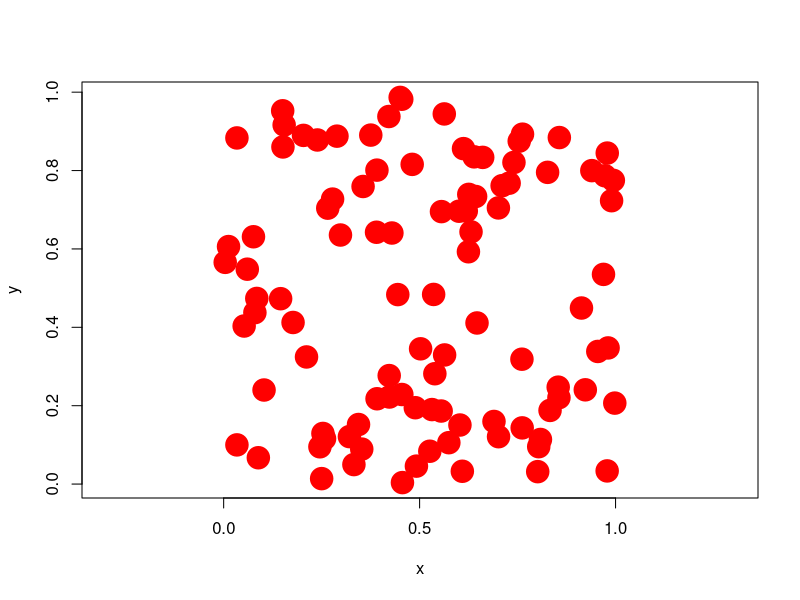
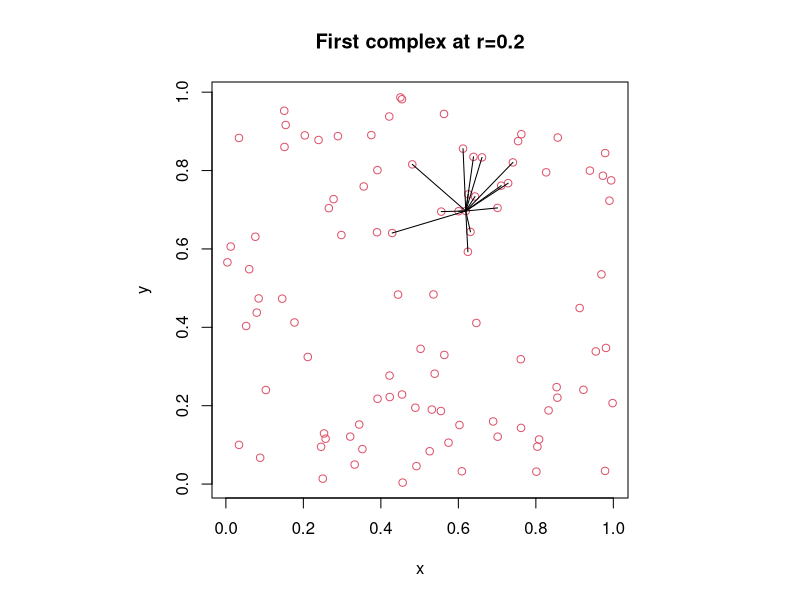

Source code (R) for these figures, in order: (Note: this script raises an error after producing the figures.)
#Script to compute SCD between two VR complexes on the same point cloud
#at different radii
#100 points sampled from [0,1]*[0,1]

x<-runif(100)
y<-runif(100)
data<-cbind(x,y)
plot(data, pch=19, col='red', asp=1, cex=3.0)

par(pty="s") # force the plotting region to be square

eucl.dist <- function(u,v){
  sqrt(sum((u-v)^2))}

#Plot Vietoris-Rips complexes:
filt1<-0.2
filt2<-0.5
num.pts <- dim(data)[1]

plot1<-plot(data, col = 2, main = "First complex at r=0.2")
for(i in 1:num.pts){
  #add vector c(i) to the array
} 

for(i in 1:num.pts){
  for(j in i+1:num.pts){
    if (eucl.dist(data[i,],data[j,]) <filt1)
    { #add vector c(i,j) to the array
      lines(rbind(data[i,],data[j,]))
    }
  }
}

plot2<-plot(data, col = 4, main = "Second complex at r=0.5")
for(i in 1:num.pts){
  for(j in 1:num.pts){
    if (eucl.dist(data[i,],data[j,]) <filt2)
    {
      lines(rbind(data[i,],data[j,]))
    }
  }
}

